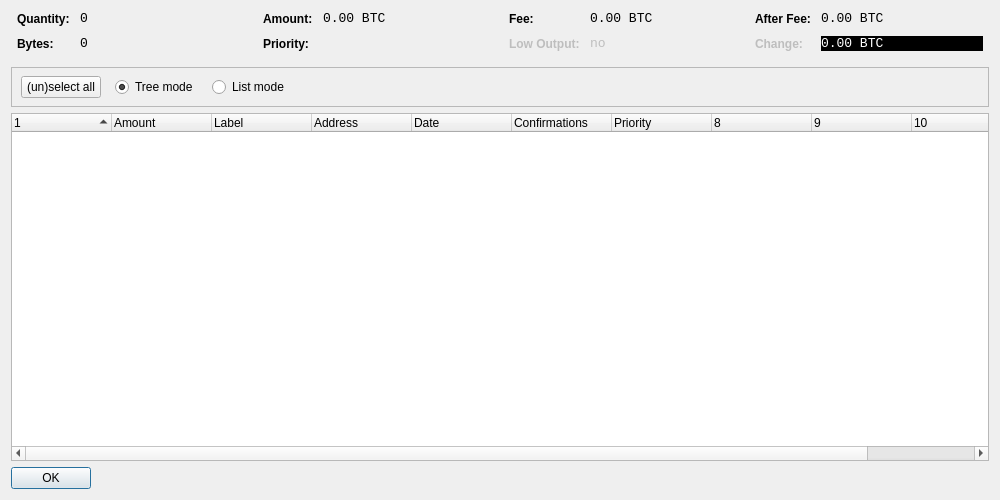
<?xml version="1.0" encoding="UTF-8"?>
<ui version="4.0">
 <class>CoinControlDialog</class>
 <widget class="QDialog" name="CoinControlDialog">
  <property name="geometry">
   <rect>
    <x>0</x>
    <y>0</y>
    <width>1000</width>
    <height>500</height>
   </rect>
  </property>
  <property name="windowTitle">
   <string>Coin Control</string>
  </property>
  <layout class="QVBoxLayout" name="verticalLayout">
   <item>
    <layout class="QHBoxLayout" name="horizontalLayoutTop" stretch="0,0,0,0">
     <property name="topMargin">
      <number>0</number>
     </property>
     <property name="bottomMargin">
      <number>10</number>
     </property>
     <item>
      <layout class="QFormLayout" name="formLayoutCoinControl1">
       <property name="horizontalSpacing">
        <number>10</number>
       </property>
       <property name="verticalSpacing">
        <number>10</number>
       </property>
       <property name="leftMargin">
        <number>6</number>
       </property>
       <property name="rightMargin">
        <number>6</number>
       </property>
       <item row="0" column="0">
        <widget class="QLabel" name="labelCoinControlQuantityText">
         <property name="styleSheet">
          <string notr="true">font-weight:bold;</string>
         </property>
         <property name="text">
          <string>Quantity:</string>
         </property>
        </widget>
       </item>
       <item row="0" column="1">
        <widget class="QLabel" name="labelCoinControlQuantity">
         <property name="font">
          <font>
           <family>Monospace</family>
           <pointsize>10</pointsize>
          </font>
         </property>
         <property name="cursor">
          <cursorShape>IBeamCursor</cursorShape>
         </property>
         <property name="contextMenuPolicy">
          <enum>Qt::ActionsContextMenu</enum>
         </property>
         <property name="text">
          <string>0</string>
         </property>
         <property name="textInteractionFlags">
          <set>Qt::LinksAccessibleByMouse|Qt::TextSelectableByKeyboard|Qt::TextSelectableByMouse</set>
         </property>
        </widget>
       </item>
       <item row="1" column="0">
        <widget class="QLabel" name="labelCoinControlBytesText">
         <property name="styleSheet">
          <string notr="true">font-weight:bold;</string>
         </property>
         <property name="text">
          <string>Bytes:</string>
         </property>
        </widget>
       </item>
       <item row="1" column="1">
        <widget class="QLabel" name="labelCoinControlBytes">
         <property name="font">
          <font>
           <family>Monospace</family>
           <pointsize>10</pointsize>
          </font>
         </property>
         <property name="cursor">
          <cursorShape>IBeamCursor</cursorShape>
         </property>
         <property name="contextMenuPolicy">
          <enum>Qt::ActionsContextMenu</enum>
         </property>
         <property name="text">
          <string>0</string>
         </property>
         <property name="textInteractionFlags">
          <set>Qt::LinksAccessibleByMouse|Qt::TextSelectableByKeyboard|Qt::TextSelectableByMouse</set>
         </property>
        </widget>
       </item>
      </layout>
     </item>
     <item>
      <layout class="QFormLayout" name="formLayoutCoinControl2">
       <property name="horizontalSpacing">
        <number>10</number>
       </property>
       <property name="verticalSpacing">
        <number>10</number>
       </property>
       <property name="leftMargin">
        <number>6</number>
       </property>
       <property name="rightMargin">
        <number>6</number>
       </property>
       <item row="0" column="0">
        <widget class="QLabel" name="labelCoinControlAmountText">
         <property name="styleSheet">
          <string notr="true">font-weight:bold;</string>
         </property>
         <property name="text">
          <string>Amount:</string>
         </property>
        </widget>
       </item>
       <item row="0" column="1">
        <widget class="QLabel" name="labelCoinControlAmount">
         <property name="font">
          <font>
           <family>Monospace</family>
           <pointsize>10</pointsize>
          </font>
         </property>
         <property name="cursor">
          <cursorShape>IBeamCursor</cursorShape>
         </property>
         <property name="contextMenuPolicy">
          <enum>Qt::ActionsContextMenu</enum>
         </property>
         <property name="text">
          <string>0.00 BTC</string>
         </property>
         <property name="textInteractionFlags">
          <set>Qt::LinksAccessibleByMouse|Qt::TextSelectableByKeyboard|Qt::TextSelectableByMouse</set>
         </property>
        </widget>
       </item>
       <item row="1" column="0">
        <widget class="QLabel" name="labelCoinControlPriorityText">
         <property name="styleSheet">
          <string notr="true">font-weight:bold;</string>
         </property>
         <property name="text">
          <string>Priority:</string>
         </property>
        </widget>
       </item>
       <item row="1" column="1">
        <widget class="QLabel" name="labelCoinControlPriority">
         <property name="font">
          <font>
           <family>Monospace</family>
           <pointsize>10</pointsize>
          </font>
         </property>
         <property name="cursor">
          <cursorShape>IBeamCursor</cursorShape>
         </property>
         <property name="contextMenuPolicy">
          <enum>Qt::ActionsContextMenu</enum>
         </property>
         <property name="text">
          <string/>
         </property>
         <property name="textInteractionFlags">
          <set>Qt::LinksAccessibleByMouse|Qt::TextSelectableByKeyboard|Qt::TextSelectableByMouse</set>
         </property>
        </widget>
       </item>
      </layout>
     </item>
     <item>
      <layout class="QFormLayout" name="formLayoutCoinControl3">
       <property name="horizontalSpacing">
        <number>10</number>
       </property>
       <property name="verticalSpacing">
        <number>10</number>
       </property>
       <property name="leftMargin">
        <number>6</number>
       </property>
       <property name="rightMargin">
        <number>6</number>
       </property>
       <item row="0" column="0">
        <widget class="QLabel" name="labelCoinControlFeeText">
         <property name="styleSheet">
          <string notr="true">font-weight:bold;</string>
         </property>
         <property name="text">
          <string>Fee:</string>
         </property>
        </widget>
       </item>
       <item row="0" column="1">
        <widget class="QLabel" name="labelCoinControlFee">
         <property name="font">
          <font>
           <family>Monospace</family>
           <pointsize>10</pointsize>
          </font>
         </property>
         <property name="cursor">
          <cursorShape>IBeamCursor</cursorShape>
         </property>
         <property name="contextMenuPolicy">
          <enum>Qt::ActionsContextMenu</enum>
         </property>
         <property name="text">
          <string>0.00 BTC</string>
         </property>
         <property name="textInteractionFlags">
          <set>Qt::LinksAccessibleByMouse|Qt::TextSelectableByKeyboard|Qt::TextSelectableByMouse</set>
         </property>
        </widget>
       </item>
       <item row="1" column="0">
        <widget class="QLabel" name="labelCoinControlLowOutputText">
         <property name="enabled">
          <bool>false</bool>
         </property>
         <property name="styleSheet">
          <string notr="true">font-weight:bold;</string>
         </property>
         <property name="text">
          <string>Low Output:</string>
         </property>
        </widget>
       </item>
       <item row="1" column="1">
        <widget class="QLabel" name="labelCoinControlLowOutput">
         <property name="enabled">
          <bool>false</bool>
         </property>
         <property name="font">
          <font>
           <family>Monospace</family>
           <pointsize>10</pointsize>
          </font>
         </property>
         <property name="cursor">
          <cursorShape>IBeamCursor</cursorShape>
         </property>
         <property name="contextMenuPolicy">
          <enum>Qt::ActionsContextMenu</enum>
         </property>
         <property name="text">
          <string>no</string>
         </property>
         <property name="textInteractionFlags">
          <set>Qt::LinksAccessibleByMouse|Qt::TextSelectableByKeyboard|Qt::TextSelectableByMouse</set>
         </property>
        </widget>
       </item>
      </layout>
     </item>
     <item>
      <layout class="QFormLayout" name="formLayoutCoinControl4">
       <property name="horizontalSpacing">
        <number>10</number>
       </property>
       <property name="verticalSpacing">
        <number>10</number>
       </property>
       <property name="leftMargin">
        <number>6</number>
       </property>
       <property name="rightMargin">
        <number>6</number>
       </property>
       <item row="0" column="0">
        <widget class="QLabel" name="labelCoinControlAfterFeeText">
         <property name="styleSheet">
          <string notr="true">font-weight:bold;</string>
         </property>
         <property name="text">
          <string>After Fee:</string>
         </property>
        </widget>
       </item>
       <item row="0" column="1">
        <widget class="QLabel" name="labelCoinControlAfterFee">
         <property name="font">
          <font>
           <family>Monospace</family>
           <pointsize>10</pointsize>
          </font>
         </property>
         <property name="cursor">
          <cursorShape>IBeamCursor</cursorShape>
         </property>
         <property name="contextMenuPolicy">
          <enum>Qt::ActionsContextMenu</enum>
         </property>
         <property name="text">
          <string>0.00 BTC</string>
         </property>
         <property name="textInteractionFlags">
          <set>Qt::LinksAccessibleByMouse|Qt::TextSelectableByKeyboard|Qt::TextSelectableByMouse</set>
         </property>
        </widget>
       </item>
       <item row="1" column="0">
        <widget class="QLabel" name="labelCoinControlChangeText">
         <property name="enabled">
          <bool>false</bool>
         </property>
         <property name="styleSheet">
          <string notr="true">font-weight:bold;</string>
         </property>
         <property name="text">
          <string>Change:</string>
         </property>
        </widget>
       </item>
       <item row="1" column="1">
        <widget class="QLabel" name="labelCoinControlChange">
         <property name="styleSheet">
          <string notr="true">color:white;background-color:black;border-width:1px</string>
         </property>
         <property name="enabled">
          <bool>false</bool>
         </property>
         <property name="font">
          <font>
           <family>Monospace</family>
           <pointsize>10</pointsize>
          </font>
         </property>
         <property name="cursor">
          <cursorShape>IBeamCursor</cursorShape>
         </property>
         <property name="contextMenuPolicy">
          <enum>Qt::ActionsContextMenu</enum>
         </property>
         <property name="text">
          <string>0.00 BTC</string>
         </property>
         <property name="textInteractionFlags">
          <set>Qt::LinksAccessibleByMouse|Qt::TextSelectableByKeyboard|Qt::TextSelectableByMouse</set>
         </property>
        </widget>
       </item>
      </layout>
     </item>
    </layout>
   </item>
   <item>
    <widget class="QFrame" name="frame">
     <property name="minimumSize">
      <size>
       <width>0</width>
       <height>40</height>
      </size>
     </property>
     <property name="frameShape">
      <enum>QFrame::StyledPanel</enum>
     </property>
     <property name="frameShadow">
      <enum>QFrame::Sunken</enum>
     </property>
     <widget class="QWidget" name="horizontalLayoutWidget">
      <property name="geometry">
       <rect>
        <x>10</x>
        <y>0</y>
        <width>781</width>
        <height>41</height>
       </rect>
      </property>
      <layout class="QHBoxLayout" name="horizontalLayoutPanel" stretch="0,0,0,0,0">
       <property name="spacing">
        <number>14</number>
       </property>
       <item>
        <widget class="QPushButton" name="pushButtonSelectAll">
         <property name="sizePolicy">
          <sizepolicy hsizetype="Maximum" vsizetype="Fixed">
           <horstretch>0</horstretch>
           <verstretch>0</verstretch>
          </sizepolicy>
         </property>
         <property name="text">
          <string>(un)select all</string>
         </property>
        </widget>
       </item>
       <item>
        <widget class="QRadioButton" name="radioTreeMode">
         <property name="sizePolicy">
          <sizepolicy hsizetype="Maximum" vsizetype="Fixed">
           <horstretch>0</horstretch>
           <verstretch>0</verstretch>
          </sizepolicy>
         </property>
         <property name="text">
          <string>Tree mode</string>
         </property>
         <property name="checked">
          <bool>true</bool>
         </property>
        </widget>
       </item>
       <item>
        <widget class="QRadioButton" name="radioListMode">
         <property name="sizePolicy">
          <sizepolicy hsizetype="Maximum" vsizetype="Fixed">
           <horstretch>0</horstretch>
           <verstretch>0</verstretch>
          </sizepolicy>
         </property>
         <property name="text">
          <string>List mode</string>
         </property>
        </widget>
       </item>
<!--       <item>
        <widget class="QLabel" name="labelLocked">
         <property name="text">
          <string>(1 locked)</string>
         </property>
        </widget>
       </item>
-->
       <item>
        <spacer name="horizontalSpacer">
         <property name="orientation">
          <enum>Qt::Horizontal</enum>
         </property>
         <property name="sizeHint" stdset="0">
          <size>
           <width>40</width>
           <height>20</height>
          </size>
         </property>
        </spacer>
       </item>
      </layout>
     </widget>
    </widget>
   </item>
   <item>
    <widget class="CoinControlTreeWidget" name="treeWidget">
     <property name="contextMenuPolicy">
      <enum>Qt::CustomContextMenu</enum>
     </property>
     <property name="sortingEnabled">
      <bool>false</bool>
     </property>
     <property name="columnCount">
      <number>11</number>
     </property>
     <attribute name="headerShowSortIndicator" stdset="0">
      <bool>true</bool>
     </attribute>
     <attribute name="headerStretchLastSection">
      <bool>false</bool>
     </attribute>
     <column>
      <property name="text">
       <string/>
      </property>
     </column>
     <column>
      <property name="text">
       <string>Amount</string>
      </property>
     </column>
     <column>
      <property name="text">
       <string notr="true">Label</string>
      </property>
     </column>
     <column>
      <property name="text">
       <string>Address</string>
      </property>
     </column>
     <column>
      <property name="text">
       <string>Date</string>
      </property>
     </column>
     <column>
      <property name="text">
       <string>Confirmations</string>
      </property>
      <property name="toolTip">
       <string>Confirmed</string>
      </property>
     </column>
     <column>
      <property name="text">
       <string>Priority</string>
      </property>
     </column>
     <column>
      <property name="text">
       <string/>
      </property>
     </column>
     <column>
      <property name="text">
       <string/>
      </property>
     </column>
     <column>
      <property name="text">
       <string/>
      </property>
     </column>
     <column>
      <property name="text">
       <string/>
      </property>
     </column>
    </widget>
   </item>
   <item>
    <widget class="QDialogButtonBox" name="buttonBox">
     <property name="sizePolicy">
      <sizepolicy hsizetype="Maximum" vsizetype="Fixed">
       <horstretch>0</horstretch>
       <verstretch>0</verstretch>
      </sizepolicy>
     </property>
     <property name="orientation">
      <enum>Qt::Horizontal</enum>
     </property>
     <property name="standardButtons">
      <set>QDialogButtonBox::Ok</set>
     </property>
    </widget>
   </item>
  </layout>
 </widget>
 <customwidgets>
  <customwidget>
   <class>CoinControlTreeWidget</class>
   <extends>QTreeWidget</extends>
   <header>coincontroltreewidget.h</header>
  </customwidget>
 </customwidgets>
 <resources/>
 <connections/>
</ui>
